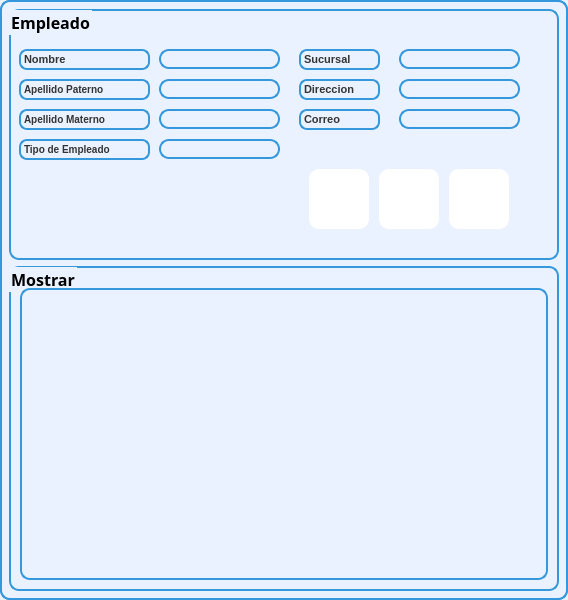
<?xml version="1.0" encoding="UTF-8"?>
<ui version="4.0">
 <class>EmpleadoScreen</class>
 <widget class="QMainWindow" name="EmpleadoScreen">
  <property name="geometry">
   <rect>
    <x>0</x>
    <y>0</y>
    <width>568</width>
    <height>600</height>
   </rect>
  </property>
  <property name="minimumSize">
   <size>
    <width>568</width>
    <height>600</height>
   </size>
  </property>
  <property name="maximumSize">
   <size>
    <width>568</width>
    <height>600</height>
   </size>
  </property>
  <property name="windowTitle">
   <string>Empleado</string>
  </property>
  <property name="styleSheet">
   <string notr="true">border: 2px solid #3498db;
border-radius: 10px;

background-color: #eaf2ff;</string>
  </property>
  <widget class="QWidget" name="centralwidget">
   <layout class="QVBoxLayout" name="verticalLayout">
    <item>
     <widget class="QGroupBox" name="groupBox">
      <property name="minimumSize">
       <size>
        <width>550</width>
        <height>251</height>
       </size>
      </property>
      <property name="maximumSize">
       <size>
        <width>551</width>
        <height>251</height>
       </size>
      </property>
      <property name="font">
       <font>
        <family>Arial Black</family>
        <pointsize>12</pointsize>
        <weight>75</weight>
        <bold>true</bold>
       </font>
      </property>
      <property name="styleSheet">
       <string notr="true">background-color:#eaf2ff;</string>
      </property>
      <property name="title">
       <string>Empleado</string>
      </property>
      <widget class="QLabel" name="label">
       <property name="geometry">
        <rect>
         <x>10</x>
         <y>40</y>
         <width>131</width>
         <height>21</height>
        </rect>
       </property>
       <property name="styleSheet">
        <string notr="true">background-color: #eaf2ff;
border: 2px solid #3498db;
border-radius: 8px;
color: #333333;
font-size: 11px;
font-weight: bold;
text-align: center;</string>
       </property>
       <property name="text">
        <string>Nombre</string>
       </property>
      </widget>
      <widget class="QLineEdit" name="line_nombre">
       <property name="geometry">
        <rect>
         <x>150</x>
         <y>40</y>
         <width>121</width>
         <height>20</height>
        </rect>
       </property>
      </widget>
      <widget class="QLabel" name="label_2">
       <property name="geometry">
        <rect>
         <x>10</x>
         <y>100</y>
         <width>131</width>
         <height>21</height>
        </rect>
       </property>
       <property name="styleSheet">
        <string notr="true">background-color: #eaf2ff;
border: 2px solid #3498db;
border-radius: 8px;
color: #333333;
font-size: 10px;
font-weight: bold;
text-align: center;</string>
       </property>
       <property name="text">
        <string>Apellido Materno</string>
       </property>
       <property name="textFormat">
        <enum>Qt::AutoText</enum>
       </property>
      </widget>
      <widget class="QLineEdit" name="line_apellidopaterno">
       <property name="geometry">
        <rect>
         <x>150</x>
         <y>70</y>
         <width>121</width>
         <height>20</height>
        </rect>
       </property>
      </widget>
      <widget class="QLabel" name="label_3">
       <property name="geometry">
        <rect>
         <x>10</x>
         <y>70</y>
         <width>131</width>
         <height>21</height>
        </rect>
       </property>
       <property name="styleSheet">
        <string notr="true">background-color: #eaf2ff;
border: 2px solid #3498db;
border-radius: 8px;
color: #333333;
font-size: 10px;
font-weight: bold;
text-align: center;</string>
       </property>
       <property name="text">
        <string>Apellido Paterno</string>
       </property>
      </widget>
      <widget class="QLineEdit" name="line_apellidomaterno">
       <property name="geometry">
        <rect>
         <x>150</x>
         <y>100</y>
         <width>121</width>
         <height>20</height>
        </rect>
       </property>
      </widget>
      <widget class="QPushButton" name="btn_agregar">
       <property name="geometry">
        <rect>
         <x>300</x>
         <y>160</y>
         <width>60</width>
         <height>60</height>
        </rect>
       </property>
       <property name="minimumSize">
        <size>
         <width>55</width>
         <height>55</height>
        </size>
       </property>
       <property name="maximumSize">
        <size>
         <width>60</width>
         <height>60</height>
        </size>
       </property>
       <property name="layoutDirection">
        <enum>Qt::RightToLeft</enum>
       </property>
       <property name="styleSheet">
        <string notr="true">QPushButton{
background-color: white;
border: none;
}

QPushButton:hover{
background-color: black;
border-top-left-radius: 20px;
border-bottom-left-radius: 20px;
color: rgb(0, 0, 0);
}</string>
       </property>
       <property name="text">
        <string/>
       </property>
       <property name="icon">
        <iconset>
         <normaloff>../../../Images/Botones Interfaz/agregar.png</normaloff>../../../Images/Botones Interfaz/agregar.png</iconset>
       </property>
       <property name="iconSize">
        <size>
         <width>50</width>
         <height>50</height>
        </size>
       </property>
      </widget>
      <widget class="QPushButton" name="btn_editar">
       <property name="geometry">
        <rect>
         <x>370</x>
         <y>160</y>
         <width>60</width>
         <height>60</height>
        </rect>
       </property>
       <property name="minimumSize">
        <size>
         <width>55</width>
         <height>55</height>
        </size>
       </property>
       <property name="maximumSize">
        <size>
         <width>60</width>
         <height>60</height>
        </size>
       </property>
       <property name="layoutDirection">
        <enum>Qt::RightToLeft</enum>
       </property>
       <property name="styleSheet">
        <string notr="true">QPushButton{
background-color: white;
border: none;
}

QPushButton:hover{
background-color: black;
border-top-left-radius: 20px;
border-bottom-left-radius: 20px;
color: rgb(0, 0, 0);
}</string>
       </property>
       <property name="text">
        <string/>
       </property>
       <property name="icon">
        <iconset>
         <normaloff>../../../Images/Botones Interfaz/editar.png</normaloff>../../../Images/Botones Interfaz/editar.png</iconset>
       </property>
       <property name="iconSize">
        <size>
         <width>50</width>
         <height>50</height>
        </size>
       </property>
      </widget>
      <widget class="QPushButton" name="btn_borrar">
       <property name="geometry">
        <rect>
         <x>440</x>
         <y>160</y>
         <width>60</width>
         <height>60</height>
        </rect>
       </property>
       <property name="minimumSize">
        <size>
         <width>55</width>
         <height>55</height>
        </size>
       </property>
       <property name="maximumSize">
        <size>
         <width>60</width>
         <height>60</height>
        </size>
       </property>
       <property name="layoutDirection">
        <enum>Qt::RightToLeft</enum>
       </property>
       <property name="styleSheet">
        <string notr="true">QPushButton{
background-color: white;
border: none;
}

QPushButton:hover{
background-color: black;
border-top-left-radius: 20px;
border-bottom-left-radius: 20px;
color: rgb(0, 0, 0);
}</string>
       </property>
       <property name="text">
        <string/>
       </property>
       <property name="icon">
        <iconset>
         <normaloff>../../../Images/Botones Interfaz/borrar.png</normaloff>../../../Images/Botones Interfaz/borrar.png</iconset>
       </property>
       <property name="iconSize">
        <size>
         <width>50</width>
         <height>50</height>
        </size>
       </property>
      </widget>
      <widget class="QLabel" name="label_4">
       <property name="geometry">
        <rect>
         <x>10</x>
         <y>130</y>
         <width>131</width>
         <height>21</height>
        </rect>
       </property>
       <property name="styleSheet">
        <string notr="true">background-color: #eaf2ff;
border: 2px solid #3498db;
border-radius: 8px;
color: #333333;
font-size: 10px;
font-weight: bold;
text-align: center;</string>
       </property>
       <property name="text">
        <string>Tipo de Empleado</string>
       </property>
      </widget>
      <widget class="QLineEdit" name="line_descripcion">
       <property name="geometry">
        <rect>
         <x>150</x>
         <y>130</y>
         <width>121</width>
         <height>20</height>
        </rect>
       </property>
      </widget>
      <widget class="QLabel" name="label_7">
       <property name="geometry">
        <rect>
         <x>290</x>
         <y>40</y>
         <width>81</width>
         <height>21</height>
        </rect>
       </property>
       <property name="styleSheet">
        <string notr="true">background-color: #eaf2ff;
border: 2px solid #3498db;
border-radius: 8px;
color: #333333;
font-size: 11px;
font-weight: bold;
text-align: center;</string>
       </property>
       <property name="text">
        <string>Sucursal</string>
       </property>
      </widget>
      <widget class="QLabel" name="label_8">
       <property name="geometry">
        <rect>
         <x>290</x>
         <y>70</y>
         <width>81</width>
         <height>21</height>
        </rect>
       </property>
       <property name="styleSheet">
        <string notr="true">background-color: #eaf2ff;
border: 2px solid #3498db;
border-radius: 8px;
color: #333333;
font-size: 11px;
font-weight: bold;
text-align: center;</string>
       </property>
       <property name="text">
        <string>Direccion</string>
       </property>
      </widget>
      <widget class="QLabel" name="label_9">
       <property name="geometry">
        <rect>
         <x>290</x>
         <y>100</y>
         <width>81</width>
         <height>21</height>
        </rect>
       </property>
       <property name="styleSheet">
        <string notr="true">background-color: #eaf2ff;
border: 2px solid #3498db;
border-radius: 8px;
color: #333333;
font-size: 11px;
font-weight: bold;
text-align: center;</string>
       </property>
       <property name="text">
        <string>Correo</string>
       </property>
      </widget>
      <widget class="QLineEdit" name="line_sucursal">
       <property name="geometry">
        <rect>
         <x>390</x>
         <y>40</y>
         <width>121</width>
         <height>20</height>
        </rect>
       </property>
      </widget>
      <widget class="QLineEdit" name="line_direccion">
       <property name="geometry">
        <rect>
         <x>390</x>
         <y>70</y>
         <width>121</width>
         <height>20</height>
        </rect>
       </property>
      </widget>
      <widget class="QLineEdit" name="line_correo">
       <property name="geometry">
        <rect>
         <x>390</x>
         <y>100</y>
         <width>121</width>
         <height>20</height>
        </rect>
       </property>
      </widget>
     </widget>
    </item>
    <item>
     <widget class="QGroupBox" name="groupBox_2">
      <property name="font">
       <font>
        <family>Arial Black</family>
        <pointsize>12</pointsize>
        <weight>75</weight>
        <bold>true</bold>
       </font>
      </property>
      <property name="styleSheet">
       <string notr="true">background-color: #eaf2ff;
padding: 12px;
</string>
      </property>
      <property name="title">
       <string>Mostrar</string>
      </property>
      <layout class="QHBoxLayout" name="horizontalLayout">
       <property name="topMargin">
        <number>20</number>
       </property>
       <item>
        <widget class="QTableWidget" name="table_empleado"/>
       </item>
      </layout>
     </widget>
    </item>
   </layout>
  </widget>
 </widget>
 <resources/>
 <connections/>
</ui>
